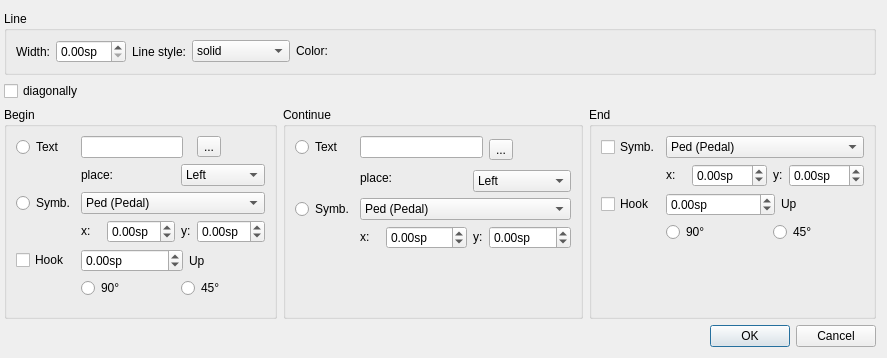
<?xml version="1.0" encoding="UTF-8"?>
<ui version="4.0">
 <class>LinePropertiesDialog</class>
 <widget class="QDialog" name="LinePropertiesDialog">
  <property name="geometry">
   <rect>
    <x>0</x>
    <y>0</y>
    <width>800</width>
    <height>358</height>
   </rect>
  </property>
  <property name="windowTitle">
   <string>MuseScore: Line Properties</string>
  </property>
  <layout class="QVBoxLayout" name="verticalLayout">
   <property name="leftMargin">
    <number>4</number>
   </property>
   <item>
    <widget class="QGroupBox" name="groupBox">
     <property name="title">
      <string>Line</string>
     </property>
     <property name="flat">
      <bool>false</bool>
     </property>
     <layout class="QHBoxLayout">
      <item>
       <widget class="QLabel" name="label_2">
        <property name="text">
         <string>Width:</string>
        </property>
        <property name="alignment">
         <set>Qt::AlignRight|Qt::AlignTrailing|Qt::AlignVCenter</set>
        </property>
       </widget>
      </item>
      <item>
       <widget class="QDoubleSpinBox" name="lineWidth">
        <property name="suffix">
         <string>sp</string>
        </property>
        <property name="singleStep">
         <double>0.100000000000000</double>
        </property>
       </widget>
      </item>
      <item>
       <widget class="QLabel" name="label_3">
        <property name="text">
         <string>Line style:</string>
        </property>
        <property name="alignment">
         <set>Qt::AlignRight|Qt::AlignTrailing|Qt::AlignVCenter</set>
        </property>
       </widget>
      </item>
      <item>
       <widget class="QComboBox" name="lineStyle">
        <item>
         <property name="text">
          <string>solid</string>
         </property>
        </item>
        <item>
         <property name="text">
          <string>dash</string>
         </property>
        </item>
        <item>
         <property name="text">
          <string>dot</string>
         </property>
        </item>
        <item>
         <property name="text">
          <string>dash dot</string>
         </property>
        </item>
        <item>
         <property name="text">
          <string>dash dot dot</string>
         </property>
        </item>
       </widget>
      </item>
      <item>
       <widget class="QLabel" name="label_5">
        <property name="sizePolicy">
         <sizepolicy hsizetype="Fixed" vsizetype="Fixed">
          <horstretch>0</horstretch>
          <verstretch>0</verstretch>
         </sizepolicy>
        </property>
        <property name="text">
         <string>Color:</string>
        </property>
       </widget>
      </item>
      <item>
       <widget class="Awl::ColorLabel" name="linecolor">
        <property name="sizePolicy">
         <sizepolicy hsizetype="Preferred" vsizetype="Fixed">
          <horstretch>0</horstretch>
          <verstretch>0</verstretch>
         </sizepolicy>
        </property>
        <property name="minimumSize">
         <size>
          <width>50</width>
          <height>0</height>
         </size>
        </property>
       </widget>
      </item>
      <item>
       <spacer>
        <property name="orientation">
         <enum>Qt::Horizontal</enum>
        </property>
        <property name="sizeHint" stdset="0">
         <size>
          <width>40</width>
          <height>20</height>
         </size>
        </property>
       </spacer>
      </item>
     </layout>
    </widget>
   </item>
   <item>
    <widget class="QCheckBox" name="diagonal">
     <property name="text">
      <string>diagonally</string>
     </property>
    </widget>
   </item>
   <item>
    <layout class="QHBoxLayout" name="horizontalLayout">
     <property name="leftMargin">
      <number>0</number>
     </property>
     <item>
      <widget class="QGroupBox" name="groupBox_3">
       <property name="minimumSize">
        <size>
         <width>0</width>
         <height>0</height>
        </size>
       </property>
       <property name="title">
        <string>Begin</string>
       </property>
       <layout class="QGridLayout" name="gridLayout_2">
        <item row="0" column="0">
         <widget class="QRadioButton" name="beginTextRb">
          <property name="text">
           <string>Text</string>
          </property>
          <property name="autoExclusive">
           <bool>false</bool>
          </property>
         </widget>
        </item>
        <item row="0" column="1" colspan="3">
         <widget class="QLineEdit" name="beginText"/>
        </item>
        <item row="0" column="5">
         <widget class="QToolButton" name="beginTextTb">
          <property name="text">
           <string>...</string>
          </property>
         </widget>
        </item>
        <item row="1" column="1" colspan="2">
         <widget class="QLabel" name="label">
          <property name="text">
           <string>place:</string>
          </property>
         </widget>
        </item>
        <item row="1" column="3" colspan="3">
         <widget class="QComboBox" name="beginTextPlace">
          <item>
           <property name="text">
            <string>Left</string>
           </property>
          </item>
          <item>
           <property name="text">
            <string>Above</string>
           </property>
          </item>
         </widget>
        </item>
        <item row="2" column="0">
         <widget class="QRadioButton" name="beginSymbolRb">
          <property name="sizePolicy">
           <sizepolicy hsizetype="Fixed" vsizetype="Fixed">
            <horstretch>0</horstretch>
            <verstretch>0</verstretch>
           </sizepolicy>
          </property>
          <property name="text">
           <string>Symb.</string>
          </property>
          <property name="autoExclusive">
           <bool>false</bool>
          </property>
         </widget>
        </item>
        <item row="2" column="1" colspan="5">
         <widget class="QComboBox" name="beginSymbol">
          <item>
           <property name="text">
            <string>Ped (Pedal)</string>
           </property>
          </item>
         </widget>
        </item>
        <item row="3" column="1">
         <widget class="QLabel" name="label_12">
          <property name="sizePolicy">
           <sizepolicy hsizetype="Fixed" vsizetype="Fixed">
            <horstretch>0</horstretch>
            <verstretch>0</verstretch>
           </sizepolicy>
          </property>
          <property name="text">
           <string>x:</string>
          </property>
         </widget>
        </item>
        <item row="3" column="2">
         <widget class="QDoubleSpinBox" name="beginSymbolX">
          <property name="sizePolicy">
           <sizepolicy hsizetype="Preferred" vsizetype="Fixed">
            <horstretch>0</horstretch>
            <verstretch>0</verstretch>
           </sizepolicy>
          </property>
          <property name="suffix">
           <string>sp</string>
          </property>
          <property name="minimum">
           <double>-999.000000000000000</double>
          </property>
          <property name="maximum">
           <double>999.990000000000009</double>
          </property>
         </widget>
        </item>
        <item row="3" column="3" colspan="2">
         <widget class="QLabel" name="label_14">
          <property name="sizePolicy">
           <sizepolicy hsizetype="Fixed" vsizetype="Fixed">
            <horstretch>0</horstretch>
            <verstretch>0</verstretch>
           </sizepolicy>
          </property>
          <property name="text">
           <string>y:</string>
          </property>
         </widget>
        </item>
        <item row="3" column="5">
         <widget class="QDoubleSpinBox" name="beginSymbolY">
          <property name="sizePolicy">
           <sizepolicy hsizetype="Preferred" vsizetype="Fixed">
            <horstretch>0</horstretch>
            <verstretch>0</verstretch>
           </sizepolicy>
          </property>
          <property name="suffix">
           <string>sp</string>
          </property>
          <property name="minimum">
           <double>-999.000000000000000</double>
          </property>
          <property name="maximum">
           <double>999.990000000000009</double>
          </property>
         </widget>
        </item>
        <item row="4" column="0">
         <widget class="QCheckBox" name="beginHook">
          <property name="text">
           <string>Hook</string>
          </property>
         </widget>
        </item>
        <item row="4" column="1" colspan="3">
         <widget class="QDoubleSpinBox" name="beginHookHeight">
          <property name="suffix">
           <string>sp</string>
          </property>
          <property name="minimum">
           <double>-999.000000000000000</double>
          </property>
          <property name="maximum">
           <double>999.990000000000009</double>
          </property>
          <property name="singleStep">
           <double>0.500000000000000</double>
          </property>
         </widget>
        </item>
        <item row="4" column="4" colspan="2">
         <widget class="QLabel" name="label_11">
          <property name="text">
           <string>Up</string>
          </property>
         </widget>
        </item>
        <item row="6" column="1">
         <spacer name="verticalSpacer_3">
          <property name="orientation">
           <enum>Qt::Vertical</enum>
          </property>
          <property name="sizeHint" stdset="0">
           <size>
            <width>20</width>
            <height>40</height>
           </size>
          </property>
         </spacer>
        </item>
        <item row="5" column="1" colspan="2">
         <widget class="QRadioButton" name="beginHookType90">
          <property name="text">
           <string>90°</string>
          </property>
         </widget>
        </item>
        <item row="5" column="3" colspan="3">
         <widget class="QRadioButton" name="beginHookType45">
          <property name="text">
           <string>45°</string>
          </property>
         </widget>
        </item>
       </layout>
      </widget>
     </item>
     <item>
      <widget class="QGroupBox" name="groupBox_4">
       <property name="minimumSize">
        <size>
         <width>300</width>
         <height>0</height>
        </size>
       </property>
       <property name="title">
        <string>Continue</string>
       </property>
       <layout class="QGridLayout" name="gridLayout_3">
        <item row="0" column="0">
         <widget class="QRadioButton" name="continueTextRb">
          <property name="sizePolicy">
           <sizepolicy hsizetype="Fixed" vsizetype="Fixed">
            <horstretch>0</horstretch>
            <verstretch>0</verstretch>
           </sizepolicy>
          </property>
          <property name="text">
           <string>Text</string>
          </property>
          <property name="autoExclusive">
           <bool>false</bool>
          </property>
         </widget>
        </item>
        <item row="0" column="1" colspan="3">
         <widget class="QLineEdit" name="continueText"/>
        </item>
        <item row="0" column="4" rowspan="2" colspan="2">
         <widget class="QToolButton" name="continueTextTb">
          <property name="text">
           <string>...</string>
          </property>
         </widget>
        </item>
        <item row="1" column="1" rowspan="2" colspan="2">
         <widget class="QLabel" name="label_4">
          <property name="text">
           <string>place:</string>
          </property>
         </widget>
        </item>
        <item row="2" column="3" colspan="3">
         <widget class="QComboBox" name="continueTextPlace">
          <item>
           <property name="text">
            <string>Left</string>
           </property>
          </item>
          <item>
           <property name="text">
            <string>Above</string>
           </property>
          </item>
         </widget>
        </item>
        <item row="3" column="0">
         <widget class="QRadioButton" name="continueSymbolRb">
          <property name="sizePolicy">
           <sizepolicy hsizetype="Fixed" vsizetype="Fixed">
            <horstretch>0</horstretch>
            <verstretch>0</verstretch>
           </sizepolicy>
          </property>
          <property name="text">
           <string>Symb.</string>
          </property>
          <property name="autoExclusive">
           <bool>false</bool>
          </property>
         </widget>
        </item>
        <item row="3" column="1" colspan="5">
         <widget class="QComboBox" name="continueSymbol">
          <item>
           <property name="text">
            <string>Ped (Pedal)</string>
           </property>
          </item>
         </widget>
        </item>
        <item row="4" column="1">
         <widget class="QLabel" name="label_17">
          <property name="sizePolicy">
           <sizepolicy hsizetype="Fixed" vsizetype="Fixed">
            <horstretch>0</horstretch>
            <verstretch>0</verstretch>
           </sizepolicy>
          </property>
          <property name="text">
           <string>x:</string>
          </property>
         </widget>
        </item>
        <item row="4" column="2">
         <widget class="QDoubleSpinBox" name="continueSymbolX">
          <property name="sizePolicy">
           <sizepolicy hsizetype="Preferred" vsizetype="Fixed">
            <horstretch>0</horstretch>
            <verstretch>0</verstretch>
           </sizepolicy>
          </property>
          <property name="suffix">
           <string>sp</string>
          </property>
          <property name="minimum">
           <double>-999.000000000000000</double>
          </property>
          <property name="maximum">
           <double>999.990000000000009</double>
          </property>
         </widget>
        </item>
        <item row="4" column="3">
         <widget class="QLabel" name="label_18">
          <property name="sizePolicy">
           <sizepolicy hsizetype="Fixed" vsizetype="Fixed">
            <horstretch>0</horstretch>
            <verstretch>0</verstretch>
           </sizepolicy>
          </property>
          <property name="text">
           <string>y:</string>
          </property>
         </widget>
        </item>
        <item row="4" column="4" colspan="2">
         <widget class="QDoubleSpinBox" name="continueSymbolY">
          <property name="sizePolicy">
           <sizepolicy hsizetype="Preferred" vsizetype="Fixed">
            <horstretch>0</horstretch>
            <verstretch>0</verstretch>
           </sizepolicy>
          </property>
          <property name="suffix">
           <string>sp</string>
          </property>
          <property name="minimum">
           <double>-999.000000000000000</double>
          </property>
          <property name="maximum">
           <double>999.990000000000009</double>
          </property>
         </widget>
        </item>
        <item row="5" column="1">
         <spacer name="verticalSpacer_2">
          <property name="orientation">
           <enum>Qt::Vertical</enum>
          </property>
          <property name="sizeHint" stdset="0">
           <size>
            <width>20</width>
            <height>40</height>
           </size>
          </property>
         </spacer>
        </item>
       </layout>
      </widget>
     </item>
     <item>
      <widget class="QGroupBox" name="groupBox_5">
       <property name="title">
        <string>End</string>
       </property>
       <layout class="QGridLayout" name="gridLayout">
        <item row="0" column="0">
         <widget class="QCheckBox" name="endSymbolRb">
          <property name="sizePolicy">
           <sizepolicy hsizetype="Fixed" vsizetype="Fixed">
            <horstretch>0</horstretch>
            <verstretch>0</verstretch>
           </sizepolicy>
          </property>
          <property name="text">
           <string>Symb.</string>
          </property>
         </widget>
        </item>
        <item row="0" column="1" colspan="5">
         <widget class="QComboBox" name="endSymbol">
          <item>
           <property name="text">
            <string>Ped (Pedal)</string>
           </property>
          </item>
         </widget>
        </item>
        <item row="1" column="1">
         <widget class="QLabel" name="label_23">
          <property name="sizePolicy">
           <sizepolicy hsizetype="Preferred" vsizetype="Fixed">
            <horstretch>0</horstretch>
            <verstretch>0</verstretch>
           </sizepolicy>
          </property>
          <property name="text">
           <string>x:</string>
          </property>
         </widget>
        </item>
        <item row="1" column="2">
         <widget class="QDoubleSpinBox" name="endSymbolX">
          <property name="sizePolicy">
           <sizepolicy hsizetype="Preferred" vsizetype="Fixed">
            <horstretch>0</horstretch>
            <verstretch>0</verstretch>
           </sizepolicy>
          </property>
          <property name="suffix">
           <string>sp</string>
          </property>
          <property name="minimum">
           <double>-9999.000000000000000</double>
          </property>
          <property name="maximum">
           <double>9999.989999999999782</double>
          </property>
         </widget>
        </item>
        <item row="1" column="3" colspan="2">
         <widget class="QLabel" name="label_24">
          <property name="sizePolicy">
           <sizepolicy hsizetype="Preferred" vsizetype="Fixed">
            <horstretch>0</horstretch>
            <verstretch>0</verstretch>
           </sizepolicy>
          </property>
          <property name="text">
           <string>y:</string>
          </property>
         </widget>
        </item>
        <item row="1" column="5">
         <widget class="QDoubleSpinBox" name="endSymbolY">
          <property name="sizePolicy">
           <sizepolicy hsizetype="Preferred" vsizetype="Fixed">
            <horstretch>0</horstretch>
            <verstretch>0</verstretch>
           </sizepolicy>
          </property>
          <property name="suffix">
           <string>sp</string>
          </property>
          <property name="minimum">
           <double>-9999.000000000000000</double>
          </property>
          <property name="maximum">
           <double>9999.989999999999782</double>
          </property>
         </widget>
        </item>
        <item row="2" column="0">
         <widget class="QCheckBox" name="endHook">
          <property name="sizePolicy">
           <sizepolicy hsizetype="Preferred" vsizetype="Fixed">
            <horstretch>0</horstretch>
            <verstretch>0</verstretch>
           </sizepolicy>
          </property>
          <property name="text">
           <string>Hook</string>
          </property>
         </widget>
        </item>
        <item row="2" column="1" colspan="3">
         <widget class="QDoubleSpinBox" name="endHookHeight">
          <property name="sizePolicy">
           <sizepolicy hsizetype="Preferred" vsizetype="Fixed">
            <horstretch>0</horstretch>
            <verstretch>0</verstretch>
           </sizepolicy>
          </property>
          <property name="suffix">
           <string>sp</string>
          </property>
          <property name="minimum">
           <double>-999.000000000000000</double>
          </property>
          <property name="maximum">
           <double>999.990000000000009</double>
          </property>
          <property name="singleStep">
           <double>0.500000000000000</double>
          </property>
         </widget>
        </item>
        <item row="2" column="4" colspan="2">
         <widget class="QLabel" name="label_25">
          <property name="sizePolicy">
           <sizepolicy hsizetype="Preferred" vsizetype="Fixed">
            <horstretch>0</horstretch>
            <verstretch>0</verstretch>
           </sizepolicy>
          </property>
          <property name="text">
           <string>Up</string>
          </property>
         </widget>
        </item>
        <item row="4" column="1">
         <spacer name="verticalSpacer">
          <property name="orientation">
           <enum>Qt::Vertical</enum>
          </property>
          <property name="sizeHint" stdset="0">
           <size>
            <width>20</width>
            <height>40</height>
           </size>
          </property>
         </spacer>
        </item>
        <item row="3" column="1" colspan="2">
         <widget class="QRadioButton" name="endHookType90">
          <property name="text">
           <string>90°</string>
          </property>
         </widget>
        </item>
        <item row="3" column="3" colspan="3">
         <widget class="QRadioButton" name="endHookType45">
          <property name="text">
           <string>45°</string>
          </property>
         </widget>
        </item>
       </layout>
      </widget>
     </item>
    </layout>
   </item>
   <item>
    <widget class="QDialogButtonBox" name="buttonBox">
     <property name="orientation">
      <enum>Qt::Horizontal</enum>
     </property>
     <property name="standardButtons">
      <set>QDialogButtonBox::Cancel|QDialogButtonBox::Ok</set>
     </property>
    </widget>
   </item>
  </layout>
 </widget>
 <customwidgets>
  <customwidget>
   <class>Awl::ColorLabel</class>
   <extends>QFrame</extends>
   <header>awl/colorlabel.h</header>
   <container>1</container>
  </customwidget>
 </customwidgets>
 <resources/>
 <connections>
  <connection>
   <sender>buttonBox</sender>
   <signal>accepted()</signal>
   <receiver>LinePropertiesDialog</receiver>
   <slot>accept()</slot>
   <hints>
    <hint type="sourcelabel">
     <x>248</x>
     <y>254</y>
    </hint>
    <hint type="destinationlabel">
     <x>157</x>
     <y>274</y>
    </hint>
   </hints>
  </connection>
  <connection>
   <sender>buttonBox</sender>
   <signal>rejected()</signal>
   <receiver>LinePropertiesDialog</receiver>
   <slot>reject()</slot>
   <hints>
    <hint type="sourcelabel">
     <x>316</x>
     <y>260</y>
    </hint>
    <hint type="destinationlabel">
     <x>286</x>
     <y>274</y>
    </hint>
   </hints>
  </connection>
 </connections>
</ui>
